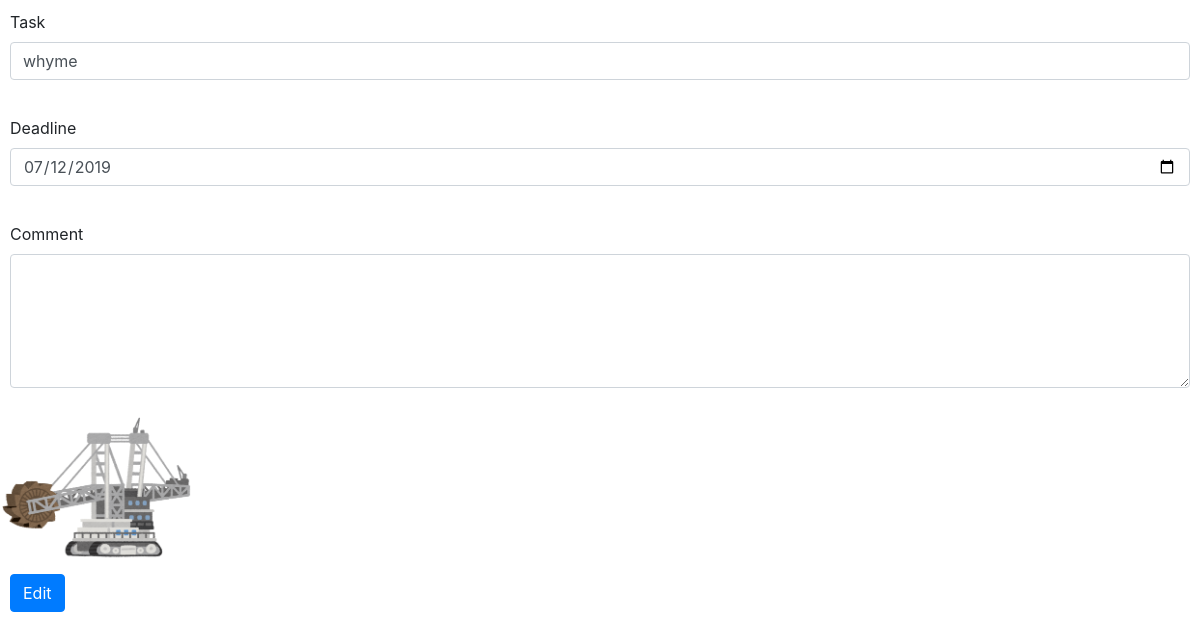
/detail.php?recieve_lid=erekasi&id=32 (signed in), run on the app's committed database.
### tables this page shows
CREATE TABLE `php02_table` (
  `id` int(12) NOT NULL,
  `task` varchar(128) NOT NULL,
  `deadline` date NOT NULL,
  `comment` text,
  `indate` datetime NOT NULL,
  `image` varchar(128) DEFAULT NULL,
  `send` varchar(64) DEFAULT NULL,
  `recieve` varchar(64) DEFAULT NULL,
  `trash` int(1) DEFAULT NULL
);

### detail.php (the view, shortened to what this page needs)
<?php
$id = $_GET['id'];
$pdo = db_conn();
$sql = 'SELECT * FROM php02_table WHERE id=:id';
$stmt = $pdo->prepare($sql);
$stmt->bindValue(':id', $id, PDO::PARAM_INT);
$status = $stmt->execute();
if ($status == false) {
    errorMsg($stmt);
} else {
    $rs = $stmt->fetch();
}
?>
<!DOCTYPE html>
<html lang="ja">
<head>
    <link rel="stylesheet" href="https://stackpath.bootstrapcdn.com/bootstrap/4.2.1/css/bootstrap.min.css">
</head>
<body>
    <form method="post" action="update.php">
        <div class="form-group">
            <label for="task">Task</label>
            <input type="text" class="form-control" id="task" name="task" placeholder="Enter task" value="<?= $rs['task'] ?>">
        </div>
        <div class="form-group">
            <label for="deadline">Deadline</label>
            <input type="date" class="form-control" id="deadline" name="deadline" value="<?= $rs['deadline'] ?>">
        </div>
        <div class="form-group">
            <label for="comment">Comment</label>
            <textarea class="form-control" id="comment" name="comment" rows="5"><?= $rs['comment'] ?></textarea>
        </div>
        <img src="<?= $rs['image'] ?>" alt="" height="150px">
        <div class="form-group">
            <button type="submit" class="btn btn-primary">Edit</button>
        </div>
    </form>
</body>
</html>

### detail.php (style rules this page uses)
div { padding: 10px; font-size: 16px; }

### data on the page
php02_table: task "whyme", deadline "07/12/2019", image (picture)
